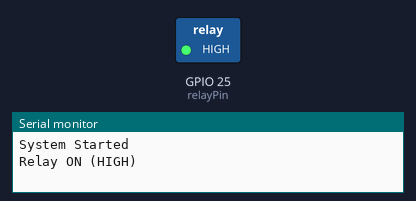
Bench run of a sketch on a simulated ESP32. On the bench: switched loads named in the sketch (green lamp = pin HIGH), the last lines printed to the serial monitor.

Above: at 2.5 s.
At 7.5 s:
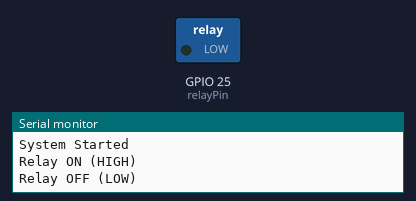
Timing chart, 0 to 13.0 s (numbered marks = the images above):
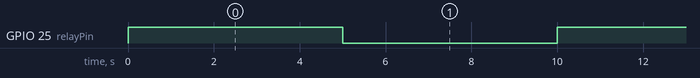

The sketch:

relay.ino
```cpp
// Define the pin connected to the relay module
// 在 ESP32 DevKit 上，这就是 D25 引脚
const int relayPin = 25;

void setup() {
  // 初始化串口，方便调试（可选）
  Serial.begin(115200);

  // Set the relay pin as an output
  pinMode(relayPin, OUTPUT);

  // 初始状态：先设为 LOW。
  // 注意：如果是低电平触发的继电器，这里 LOW 会导致开机直接吸合。
  // 如果是低电平触发，建议初始化改为 digitalWrite(relayPin, HIGH);
  digitalWrite(relayPin, LOW);
  Serial.println("System Started");
}

void loop() {
  // 1. 尝试开启
  Serial.println("Relay ON (HIGH)");
  digitalWrite(relayPin, HIGH);
  delay(5000); // 等待 5 秒

  // 2. 尝试关闭
  Serial.println("Relay OFF (LOW)");
  digitalWrite(relayPin, LOW);
  delay(5000); // 等待 5 秒
}
```

Measured:
- by itself, GPIO 25 (relayPin): alternates HIGH for 5.0 s and LOW for 5.0 s
